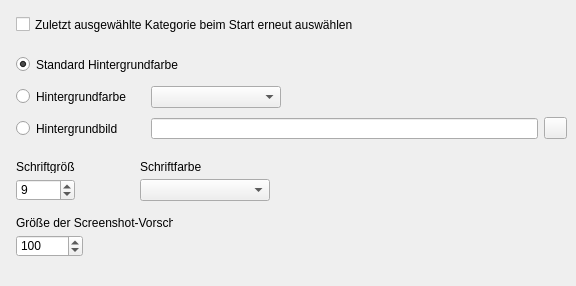
<?xml version="1.0" encoding="UTF-8"?>
<ui version="4.0">
  <class>SetupFrameGamesListScreenshotAppearance</class>
  <widget class="QWidget" name="SetupFrameGamesListScreenshotAppearance">
    <property name="geometry"><rect><x>0</x><y>0</y><width>576</width><height>286</height></rect></property>
    <property name="vclDesignWidth" stdset="0"><number>576</number></property>
    <property name="vclDesignHeight" stdset="0"><number>286</number></property>
    <widget class="QToolButton" name="ScreenshotsListBackgroundButton">
      <property name="geometry"><rect><x>544</x><y>117</y><width>23</width><height>22</height></rect></property>
      <property name="vclAnchors" stdset="0"><string notr="true">akTop,akRight</string></property>
      <property name="tag" stdset="0"><number>8</number></property>
      <property name="icon"><iconset resource="../../resources/dfend.qrc"><normaloff>:/glyphs/45f75812cc6f15e7.png</normaloff></iconset></property>
      <property name="iconSize"><size><width>16</width><height>16</height></size></property>
    </widget>
    <widget class="QLabel" name="ScreenshotsListFontSizeLabel">
      <property name="geometry"><rect><x>16</x><y>160</y><width>59</width><height>13</height></rect></property>
      <property name="text"><string>Schriftgröße</string></property>
      <property name="textFormat"><enum>Qt::PlainText</enum></property>
      <property name="alignment"><set>Qt::AlignLeft|Qt::AlignTop</set></property>
      <property name="vclAutoSize" stdset="0"><bool>true</bool></property>
    </widget>
    <widget class="QLabel" name="ScreenshotsListFontColorLabel">
      <property name="geometry"><rect><x>140</x><y>160</y><width>61</width><height>13</height></rect></property>
      <property name="text"><string>Schriftfarbe:</string></property>
      <property name="textFormat"><enum>Qt::PlainText</enum></property>
      <property name="alignment"><set>Qt::AlignLeft|Qt::AlignTop</set></property>
      <property name="vclAutoSize" stdset="0"><bool>true</bool></property>
    </widget>
    <widget class="QLabel" name="ScreenshotPreviewLabel">
      <property name="geometry"><rect><x>16</x><y>216</y><width>157</width><height>13</height></rect></property>
      <property name="text"><string>Größe der Screenshot-Vorschau:</string></property>
      <property name="textFormat"><enum>Qt::PlainText</enum></property>
      <property name="alignment"><set>Qt::AlignLeft|Qt::AlignTop</set></property>
      <property name="vclAutoSize" stdset="0"><bool>true</bool></property>
    </widget>
    <widget class="QRadioButton" name="ScreenshotsListBackgroundRadioButton1">
      <property name="geometry"><rect><x>16</x><y>56</y><width>551</width><height>17</height></rect></property>
      <property name="vclAnchors" stdset="0"><string notr="true">akLeft,akTop,akRight</string></property>
      <property name="text"><string>Standard Hintergrundfarbe</string></property>
      <property name="checked"><bool>true</bool></property>
    </widget>
    <widget class="QRadioButton" name="ScreenshotsListBackgroundRadioButton2">
      <property name="geometry"><rect><x>16</x><y>88</y><width>129</width><height>17</height></rect></property>
      <property name="text"><string>Hintergrundfarbe</string></property>
    </widget>
    <widget class="TColorBoxWidget" name="ScreenshotsListBackgroundColorBox">
      <property name="geometry"><rect><x>151</x><y>86</y><width>130</width><height>22</height></rect></property>
    </widget>
    <widget class="QRadioButton" name="ScreenshotsListBackgroundRadioButton3">
      <property name="geometry"><rect><x>16</x><y>120</y><width>129</width><height>17</height></rect></property>
      <property name="text"><string>Hintergrundbild</string></property>
    </widget>
    <widget class="QLineEdit" name="ScreenshotsListBackgroundEdit">
      <property name="geometry"><rect><x>151</x><y>118</y><width>387</width><height>21</height></rect></property>
      <property name="vclAnchors" stdset="0"><string notr="true">akLeft,akTop,akRight</string></property>
    </widget>
    <widget class="QSpinBox" name="ScreenshotsListFontSizeEdit">
      <property name="geometry"><rect><x>16</x><y>179</y><width>59</width><height>22</height></rect></property>
      <property name="minimum"><number>1</number></property>
      <property name="maximum"><number>48</number></property>
      <property name="value"><number>9</number></property>
    </widget>
    <widget class="TColorBoxWidget" name="ScreenshotsListFontColorBox">
      <property name="geometry"><rect><x>140</x><y>179</y><width>130</width><height>22</height></rect></property>
    </widget>
    <widget class="QSpinBox" name="ScreenshotPreviewEdit">
      <property name="geometry"><rect><x>16</x><y>235</y><width>67</width><height>22</height></rect></property>
      <property name="minimum"><number>20</number></property>
      <property name="maximum"><number>250</number></property>
      <property name="value"><number>100</number></property>
    </widget>
    <widget class="QCheckBox" name="ReselectCategoryCheckBox">
      <property name="geometry"><rect><x>16</x><y>16</y><width>551</width><height>17</height></rect></property>
      <property name="vclAnchors" stdset="0"><string notr="true">akLeft,akTop,akRight</string></property>
      <property name="text"><string>Zuletzt ausgewählte Kategorie beim Start erneut auswählen</string></property>
    </widget>
  </widget>
  <customwidgets>
    <customwidget>
      <class>TColorBoxWidget</class>
      <extends>QComboBox</extends>
      <header>VclWidgets.h</header>
    </customwidget>
  </customwidgets>
  <tabstops>
    <tabstop>ReselectCategoryCheckBox</tabstop>
    <tabstop>ScreenshotsListBackgroundRadioButton1</tabstop>
    <tabstop>ScreenshotsListBackgroundRadioButton2</tabstop>
    <tabstop>ScreenshotsListBackgroundColorBox</tabstop>
    <tabstop>ScreenshotsListBackgroundRadioButton3</tabstop>
    <tabstop>ScreenshotsListBackgroundEdit</tabstop>
    <tabstop>ScreenshotsListFontSizeEdit</tabstop>
    <tabstop>ScreenshotsListFontColorBox</tabstop>
    <tabstop>ScreenshotPreviewEdit</tabstop>
  </tabstops>
  <resources><include location="../../resources/dfend.qrc"/></resources>
  <connections/>
</ui>
